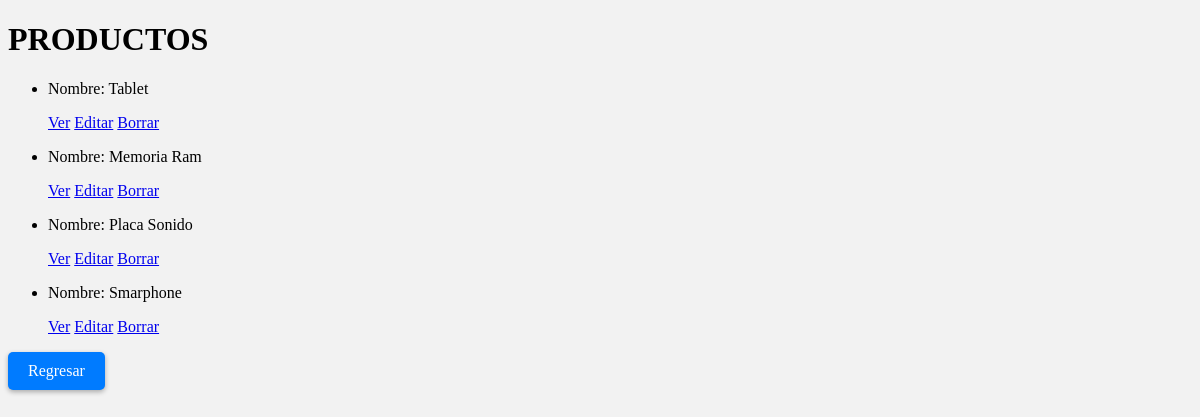
/App1/producto/list, run on an earlier commit of the app's database.
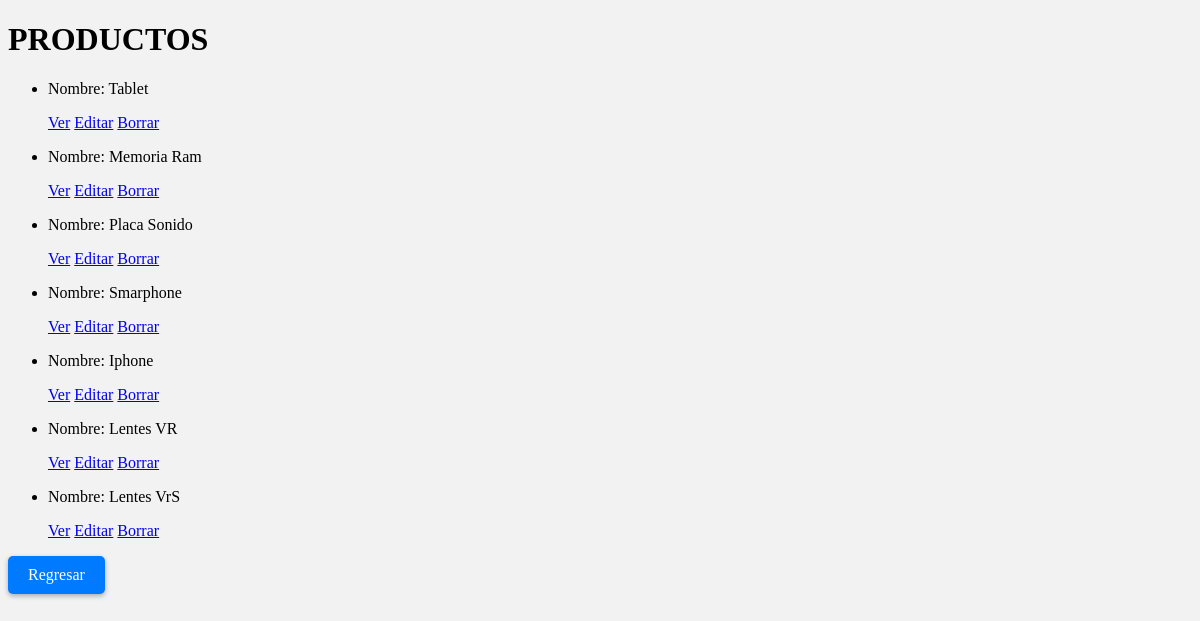
And on a later commit of the database.
### App1/models.py (models this page shows, shortened)
class producto(models.Model):
    nombre= models.CharField(max_length=40)
    cantidad= models.IntegerField()

### App1/views.py (the view)
# urls.py: path('producto/list',views.ProductoList.as_view(),name='List'),
class ProductoList(ListView):
    model =producto
    template_name='/App1/producto_list.html'

### App1/Templates/App1/producto_list.html (shortened to what this page needs)
<!DOCTYPE html>
<html lang="en">
<head>
</head>
<body>
    <h1>PRODUCTOS</h1>
    <ul>
        {% for producto in object_list %}
            <li>
                <p>Nombre: {{ producto.nombre }}</p>
                <p>
                    <a href="{% url 'Detail' producto.id %}">Ver</a>
                    <a href="{% url 'Edit' producto.id %}">Editar</a>
                    <a href="{% url 'Delete' producto.id %}">Borrar</a>
                </p>
            </li>
        {% endfor %}
    </ul>
    <html>
            <head>
            </head>
            <body>
              <a href="{%url 'inicio' %}" class="button">Regresar</a>
            </body>
          </html>
  </head>
  <body>
  </body>
</html

### App1/Templates/App1/producto_list.html (style rules this page uses)
body { background-color: #f2f2f2; }
.button { display: inline-block; padding: 10px 20px; background-color: #007bff; color: #fff; border-radius: 5px; text-decoration: none; font-size: 16px; box-shadow: 0 2px 5px rgba(0, 0, 0, 0.3); transition: all 0.2s ease-in-out; cursor: pointer; }

What changed in the data, as far as the page shows it:
added producto: nombre "Iphone"
added producto: nombre "Lentes VR"
added producto: nombre "Lentes VrS"
